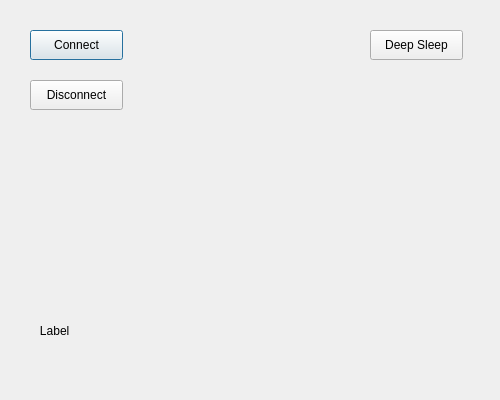
<?xml version="1.0" encoding="UTF-8"?>
<ui version="4.0">
 <class>Dialog</class>
 <widget class="QDialog" name="Dialog">
  <property name="geometry">
   <rect>
    <x>0</x>
    <y>0</y>
    <width>500</width>
    <height>400</height>
   </rect>
  </property>
  <property name="windowTitle">
   <string>Dialog</string>
  </property>
  <widget class="QPushButton" name="btn_connect">
   <property name="geometry">
    <rect>
     <x>30</x>
     <y>30</y>
     <width>93</width>
     <height>30</height>
    </rect>
   </property>
   <property name="styleSheet">
    <string notr="true"/>
   </property>
   <property name="text">
    <string>Connect</string>
   </property>
  </widget>
  <widget class="QPushButton" name="btn_disconnect">
   <property name="geometry">
    <rect>
     <x>30</x>
     <y>80</y>
     <width>93</width>
     <height>30</height>
    </rect>
   </property>
   <property name="styleSheet">
    <string notr="true"/>
   </property>
   <property name="text">
    <string>Disconnect</string>
   </property>
  </widget>
  <widget class="QPushButton" name="btn_sleep">
   <property name="geometry">
    <rect>
     <x>370</x>
     <y>30</y>
     <width>93</width>
     <height>30</height>
    </rect>
   </property>
   <property name="text">
    <string>Deep Sleep</string>
   </property>
  </widget>
  <widget class="QLabel" name="lbl_pose">
   <property name="geometry">
    <rect>
     <x>30</x>
     <y>290</y>
     <width>81</width>
     <height>81</height>
    </rect>
   </property>
   <property name="text">
    <string>   Label</string>
   </property>
  </widget>
 </widget>
 <resources/>
 <connections/>
</ui>
